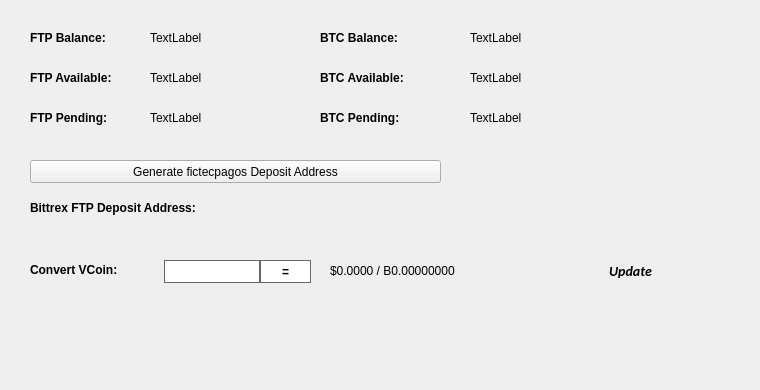
   <widget class="QWidget" name="BalanceTab">
    <attribute name="title">
     <string>Balance</string>
    </attribute>
    <widget class="QLabel" name="BitcoinBalanceLabel">
     <property name="geometry">
      <rect>
       <x>470</x>
       <y>30</y>
       <width>150</width>
       <height>16</height>
      </rect>
     </property>
     <property name="text">
      <string>TextLabel</string>
     </property>
    </widget>
    <widget class="QLabel" name="phrBalanceLabel">
     <property name="geometry">
      <rect>
       <x>150</x>
       <y>30</y>
       <width>150</width>
       <height>16</height>
      </rect>
     </property>
     <property name="text">
      <string>TextLabel</string>
     </property>
    </widget>
    <widget class="QLabel" name="label_11">
     <property name="geometry">
      <rect>
       <x>30</x>
       <y>30</y>
       <width>101</width>
       <height>16</height>
      </rect>
     </property>
     <property name="font">
      <font>
       <weight>75</weight>
       <bold>true</bold>
      </font>
     </property>
     <property name="text">
      <string>FTP Balance:</string>
     </property>
    </widget>
    <widget class="QLabel" name="label_12">
     <property name="geometry">
      <rect>
       <x>320</x>
       <y>30</y>
       <width>101</width>
       <height>16</height>
      </rect>
     </property>
     <property name="font">
      <font>
       <weight>75</weight>
       <bold>true</bold>
      </font>
     </property>
     <property name="text">
      <string>BTC Balance:</string>
     </property>
    </widget>
    <widget class="QLabel" name="phrAvailableLabel_2">
     <property name="geometry">
      <rect>
       <x>150</x>
       <y>70</y>
       <width>150</width>
       <height>16</height>
      </rect>
     </property>
     <property name="text">
      <string>TextLabel</string>
     </property>
    </widget>
    <widget class="QLabel" name="label_13">
     <property name="geometry">
      <rect>
       <x>30</x>
       <y>70</y>
       <width>111</width>
       <height>16</height>
      </rect>
     </property>
     <property name="font">
      <font>
       <weight>75</weight>
       <bold>true</bold>
      </font>
     </property>
     <property name="text">
      <string>FTP Available:</string>
     </property>
    </widget>
    <widget class="QLabel" name="label_14">
     <property name="geometry">
      <rect>
       <x>30</x>
       <y>110</y>
       <width>101</width>
       <height>16</height>
      </rect>
     </property>
     <property name="font">
      <font>
       <weight>75</weight>
       <bold>true</bold>
      </font>
     </property>
     <property name="text">
      <string>FTP Pending:</string>
     </property>
    </widget>
    <widget class="QLabel" name="phrPendingLabel">
     <property name="geometry">
      <rect>
       <x>150</x>
       <y>110</y>
       <width>150</width>
       <height>16</height>
      </rect>
     </property>
     <property name="text">
      <string>TextLabel</string>
     </property>
    </widget>
    <widget class="QLabel" name="label_15">
     <property name="geometry">
      <rect>
       <x>320</x>
       <y>70</y>
       <width>111</width>
       <height>16</height>
      </rect>
     </property>
     <property name="font">
      <font>
       <weight>75</weight>
       <bold>true</bold>
      </font>
     </property>
     <property name="text">
      <string>BTC Available:</string>
     </property>
    </widget>
    <widget class="QLabel" name="BitcoinAvailableLabel">
     <property name="geometry">
      <rect>
       <x>470</x>
       <y>70</y>
       <width>150</width>
       <height>16</height>
      </rect>
     </property>
     <property name="text">
      <string>TextLabel</string>
     </property>
    </widget>
    <widget class="QLabel" name="label_31">
     <property name="geometry">
      <rect>
       <x>320</x>
       <y>110</y>
       <width>111</width>
       <height>16</height>
      </rect>
     </property>
     <property name="font">
      <font>
       <weight>75</weight>
       <bold>true</bold>
      </font>
     </property>
     <property name="text">
      <string>BTC Pending:</string>
     </property>
    </widget>
    <widget class="QLabel" name="BitcoinPendingLabel">
     <property name="geometry">
      <rect>
       <x>470</x>
       <y>110</y>
       <width>150</width>
       <height>16</height>
      </rect>
     </property>
     <property name="text">
      <string>TextLabel</string>
     </property>
    </widget>
    <widget class="QLabel" name="label_33">
     <property name="geometry">
      <rect>
       <x>30</x>
       <y>200</y>
       <width>221</width>
       <height>16</height>
      </rect>
     </property>
     <property name="font">
      <font>
       <weight>75</weight>
       <bold>true</bold>
      </font>
     </property>
     <property name="text">
      <string>Bittrex FTP Deposit Address:</string>
     </property>
    </widget>
    <widget class="QPushButton" name="GenDepositBTN">
     <property name="geometry">
      <rect>
       <x>30</x>
       <y>160</y>
       <width>411</width>
       <height>23</height>
      </rect>
     </property>
     <property name="text">
      <string>Generate fictecpagos Deposit Address</string>
     </property>
     <property name="icon">
      <iconset resource="../fictecpagos.qrc">
       <normaloff>:/icons/bitcoin</normaloff>:/icons/bitcoin</iconset>
     </property>
    </widget>
    <widget class="QLabel" name="DepositAddressLabel">
     <property name="geometry">
      <rect>
       <x>200</x>
       <y>200</y>
       <width>261</width>
       <height>16</height>
      </rect>
     </property>
     <property name="palette">
      <palette>
       <active>
        <colorrole role="WindowText">
         <brush brushstyle="SolidPattern">
          <color alpha="255">
           <red>0</red>
           <green>0</green>
           <blue>0</blue>
          </color>
         </brush>
        </colorrole>
        <colorrole role="Text">
         <brush brushstyle="SolidPattern">
          <color alpha="255">
           <red>0</red>
           <green>0</green>
           <blue>255</blue>
          </color>
         </brush>
        </colorrole>
       </active>
       <inactive>
        <colorrole role="WindowText">
         <brush brushstyle="SolidPattern">
          <color alpha="255">
           <red>0</red>
           <green>0</green>
           <blue>0</blue>
          </color>
         </brush>
        </colorrole>
        <colorrole role="Text">
         <brush brushstyle="SolidPattern">
          <color alpha="255">
           <red>0</red>
           <green>0</green>
           <blue>255</blue>
          </color>
         </brush>
        </colorrole>
       </inactive>
       <disabled>
        <colorrole role="WindowText">
         <brush brushstyle="SolidPattern">
          <color alpha="255">
           <red>120</red>
           <green>120</green>
           <blue>120</blue>
          </color>
         </brush>
        </colorrole>
        <colorrole role="Text">
         <brush brushstyle="SolidPattern">
          <color alpha="255">
           <red>120</red>
           <green>120</green>
           <blue>120</blue>
          </color>
         </brush>
        </colorrole>
       </disabled>
      </palette>
     </property>
     <property name="font">
      <font>
       <weight>75</weight>
       <bold>true</bold>
      </font>
     </property>
     <property name="text">
      <string/>
     </property>
     <property name="alignment">
      <set>Qt::AlignRight|Qt::AlignTrailing|Qt::AlignVCenter</set>
     </property>
     <property name="textInteractionFlags">
      <set>Qt::LinksAccessibleByMouse|Qt::TextSelectableByKeyboard|Qt::TextSelectableByMouse</set>
     </property>
    </widget>
    <widget class="QLabel" name="label_8">
     <property name="geometry">
      <rect>
       <x>460</x>
       <y>300</y>
       <width>281</width>
       <height>81</height>
      </rect>
     </property>
     <property name="text">
      <string/>
     </property>
     <property name="pixmap">
      <pixmap>:/images/bittrex</pixmap>
     </property>
    </widget>
    <widget class="QWidget" name="widgetConversion" native="true">
     <property name="geometry">
      <rect>
       <x>0</x>
       <y>250</y>
       <width>751</width>
       <height>43</height>
      </rect>
     </property>
     <property name="minimumSize">
      <size>
       <width>0</width>
       <height>43</height>
      </size>
     </property>
     <property name="styleSheet">
      <string notr="true"/>
     </property>
     <widget class="QPushButton" name="btnUpdateMarketData">
      <property name="geometry">
       <rect>
        <x>575</x>
        <y>0</y>
        <width>111</width>
        <height>41</height>
       </rect>
      </property>
      <property name="sizePolicy">
       <sizepolicy hsizetype="Expanding" vsizetype="Expanding">
        <horstretch>0</horstretch>
        <verstretch>0</verstretch>
       </sizepolicy>
      </property>
      <property name="font">
       <font>
        <family>calibri</family>
        <pointsize>-1</pointsize>
        <weight>75</weight>
        <italic>true</italic>
        <bold>true</bold>
       </font>
      </property>
      <property name="styleSheet">
       <string notr="true">margin:0px;text-align:center;padding:2px;border-radius:3px;font-style:italic;width:100px;font-size:14px;font-family:calibri;font-weight:600;</string>
      </property>
      <property name="text">
       <string>Update</string>
      </property>
      <property name="iconSize">
       <size>
        <width>150</width>
        <height>35</height>
       </size>
      </property>
      <property name="autoDefault">
       <bool>true</bool>
      </property>
      <property name="default">
       <bool>true</bool>
      </property>
     </widget>
     <widget class="QLabel" name="lblConvertVCoin">
      <property name="geometry">
       <rect>
        <x>30</x>
        <y>10</y>
        <width>131</width>
        <height>20</height>
       </rect>
      </property>
      <property name="styleSheet">
       <string notr="true"/>
      </property>
      <property name="text">
       <string>&lt;html&gt;&lt;head/&gt;&lt;body&gt;&lt;p&gt;&lt;span style=&quot; font-weight:600;&quot;&gt;Convert VCoin:&lt;/span&gt;&lt;/p&gt;&lt;/body&gt;&lt;/html&gt;</string>
      </property>
     </widget>
     <widget class="QLineEdit" name="txtConvertVCoinQty">
      <property name="geometry">
       <rect>
        <x>160</x>
        <y>10</y>
        <width>100</width>
        <height>23</height>
       </rect>
      </property>
      <property name="minimumSize">
       <size>
        <width>100</width>
        <height>23</height>
       </size>
      </property>
      <property name="maximumSize">
       <size>
        <width>100</width>
        <height>16777215</height>
       </size>
      </property>
      <property name="styleSheet">
       <string notr="true">border: 1px solid #61696c;margin-left:4px;</string>
      </property>
     </widget>
     <widget class="QPushButton" name="btnConvertfictecpagos">
      <property name="geometry">
       <rect>
        <x>260</x>
        <y>10</y>
        <width>51</width>
        <height>23</height>
       </rect>
      </property>
      <property name="minimumSize">
       <size>
        <width>0</width>
        <height>23</height>
       </size>
      </property>
      <property name="styleSheet">
       <string notr="true">border:1px solid #61696c;background:white;font-weight:600;</string>
      </property>
      <property name="text">
       <string>=</string>
      </property>
     </widget>
     <widget class="QLabel" name="lblConvertVCoinResults">
      <property name="geometry">
       <rect>
        <x>330</x>
        <y>0</y>
        <width>201</width>
        <height>41</height>
       </rect>
      </property>
      <property name="styleSheet">
       <string notr="true"/>
      </property>
      <property name="text">
       <string>$0.0000 / B0.00000000</string>
      </property>
     </widget>
     <widget class="QLabel" name="iconOverviewUpdateWait">
      <property name="geometry">
       <rect>
        <x>670</x>
        <y>10</y>
        <width>24</width>
        <height>24</height>
       </rect>
      </property>
      <property name="text">
       <string/>
      </property>
      <property name="pixmap">
       <pixmap resource="../fictecpagos.qrc">:/icons/transaction_1</pixmap>
      </property>
      <property name="scaledContents">
       <bool>true</bool>
      </property>
      <property name="alignment">
       <set>Qt::AlignCenter</set>
      </property>
     </widget>
    </widget>
   </widget>
